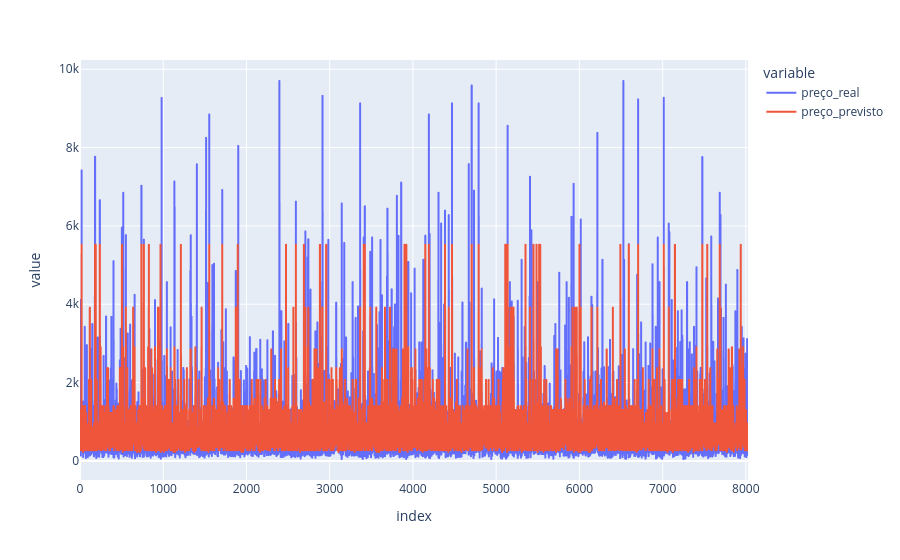

Notebook source saved alongside this figure:
### Markdown cell above
#### Diagnóstico Técnico e Interpretação dos Resultados

1. **Validação da Parametrização Heurística Inicial:**  
   Os hiperparâmetros selecionados pelo `GridSearchCV` coincidem quase perfeitamente com a configuração testada manualmente na etapa anterior (`max_depth=8`, `learning_rate=0.01`, `subsample=0.8`, `colsample_bytree=0.6`). O algoritmo apenas reduziu o número de árvores de 1.000 para **800 estimadores** e elevou a penalização $L_2$ para **`reg_lambda = 3.0`**. Isso demonstra que o modelo inicial já operava em uma região ótima do espaço de parâmetros.

2. **O Papel da Regularização Aumentada (`reg_lambda = 3.0`):**  
   Ao triplicar a penalização quadrática dos pesos das folhas em relação ao padrão (`lambda = 1.0`), o algoritmo priorizou **conservadorismo estatístico**. O modelo aceitou uma variação residual mínima no teste ($R^2$ de 0,5284 para 0,5259) para assegurar que nenhuma folha terminal assumisse pesos desproporcionais provocados pela volatilidade de imóveis de luxo.

3. **Consistência entre Treino, Validação Cruzada e Teste:**  
   O RMSE obtido no teste independente (**R$ 601,62**) ficou abaixo da média obtida na validação cruzada (**R$ 634,90**). Essa proximidade métrica comprova que o modelo possui **alta estabilidade de generalização**, sem sinais de sobreajuste (*overfitting*) aos dados de treino, mantendo seu poder preditivo íntegro diante de dados inéditos.

4. **Identificação do Platô Informacional do Conjunto Atual:**  
   O fato de uma varredura computacional extensiva de 216 combinações convergir para o mesmo patamar métrico ($\approx 52,6\%$ de $R^2$ e MAE de $\approx \text{R\$} 301,00$) indica que o algoritmo atingiu o **limite de extração de informação das variáveis tabulares atuais**.

### Code cell
df_resultados_arvore = pd.DataFrame({
    'id_imovel': X_test['id'],       # Busca o ID original que ficou de fora do treino
    'preço_real': y_test,             # A nota real (Target)
    'preço_previsto': y_pred_arvore      # A nota que a árvore calculou
})
df_resultados_arvore.reset_index(drop=True, inplace=True)
df_resultados_arvore['erro (%)'] = ((df_resultados_arvore['preço_real'] - df_resultados_arvore['preço_previsto']).abs() / df_resultados_arvore['preço_real'])*100


fig = px.line(df_resultados_arvore, y=['preço_real', 'preço_previsto'])
fig.show()
print(df_resultados_arvore[df_resultados_arvore['erro (%)'] >=10].head())

### Figure 1 — Plotly figure (JSON) as saved in the notebook; plotly's stock layout.template omitted (floating-point values rounded to 4 significant figures; data arrays with more than 128 entries replaced by an {"elided": "..."} marker saying what was removed)
{"data": [{"hovertemplate": "variable=preço_real<br>index=%{x}<br>value=%{y}<extra></extra>", "legendgroup": "preço_real", "line": {"color": "#636efa", "dash": "solid"}, "marker": {"symbol": "circle"}, "mode": "lines", "name": "preço_real", "showlegend": true, "type": "scattergl", "x": {"elided": "8027 int values"}, "xaxis": "x", "y": {"elided": "8027 float values"}, "yaxis": "y"}, {"hovertemplate": "variable=preço_previsto<br>index=%{x}<br>value=%{y}<extra></extra>", "legendgroup": "preço_previsto", "line": {"color": "#EF553B", "dash": "solid"}, "marker": {"symbol": "circle"}, "mode": "lines", "name": "preço_previsto", "showlegend": true, "type": "scattergl", "x": {"elided": "8027 int values"}, "xaxis": "x", "y": {"elided": "8027 float values"}, "yaxis": "y"}], "layout": {"legend": {"title": {"text": "variable"}, "tracegroupgap": 0}, "margin": {"t": 60}, "xaxis": {"anchor": "y", "domain": [0, 1], "title": {"text": "index"}}, "yaxis": {"anchor": "x", "domain": [0, 1], "title": {"text": "value"}}}}
